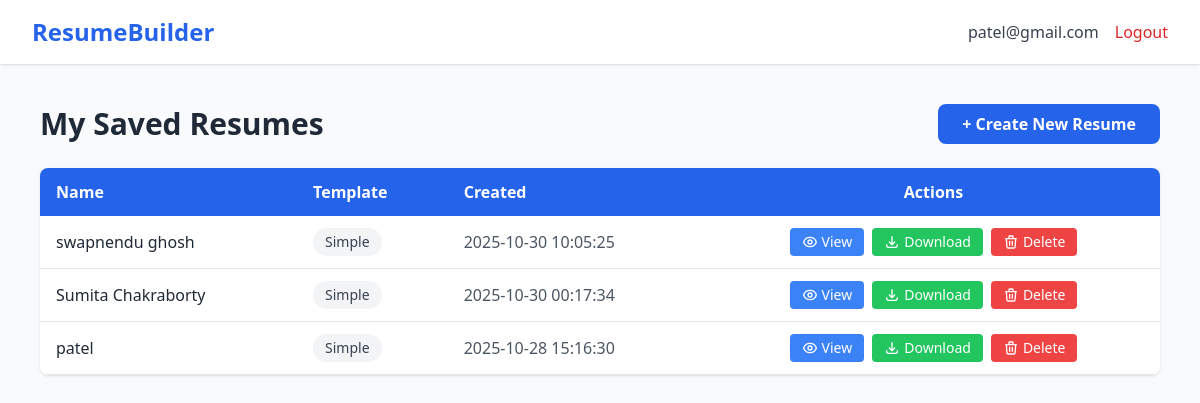
The app's page /dashboard (signed in) with its own data.
### tables this page shows
CREATE TABLE resumes (
                    id INTEGER PRIMARY KEY AUTOINCREMENT,
                    user_id INTEGER,
                    name TEXT,
                    email TEXT,
                    phone TEXT,
                    education TEXT,
                    experience TEXT,
                    skills TEXT,
                    template_style TEXT,
                    created_at TEXT,
                    FOREIGN KEY (user_id) REFERENCES users(id)
                );

### dashboard_routes.py (the view)
@dashboard_bp.route('/dashboard')
def dashboard():
    if 'user_id' not in session:
        flash('Please login first.', 'warning')
        return redirect(url_for('auth.login'))
    conn = get_db()
    c = conn.cursor()
    c.execute('SELECT * FROM resumes WHERE user_id = ? ORDER BY created_at DESC', (session['user_id'],))
    resumes = c.fetchall()
    conn.close()
    return render_template('dashboard.html', email=session['email'], resumes=resumes)

### models.py (called while the page is built)
def get_db():
    return sqlite3.connect('users.db')

### templates/dashboard.html (shortened to what this page needs)
<!DOCTYPE html>
<html lang="en">
<head>
  <script src="https://cdn.tailwindcss.com"></script>
</head>
<body class="bg-gray-50 text-gray-800">
  <nav class="bg-white shadow px-8 py-4 flex justify-between items-center">
    <a href="/">
      <h1 class="text-2xl font-bold text-blue-600 hover:text-blue-700 transition">ResumeBuilder</h1>
    </a>
    <div class="flex items-center space-x-4">
      <span class="text-gray-700">{{ email }}</span>
      <a href="{{ url_for('auth.logout') }}" class="text-red-600 hover:text-red-800">Logout</a>
    </div>
  </nav>
  <main class="max-w-6xl mx-auto mt-10 px-4 mb-10">
    <div class="flex justify-between items-center mb-6">
      <h2 class="text-3xl font-bold">My Saved Resumes</h2>
      <a href="{{ url_for('resume.template_select') }}"
         class="bg-blue-600 hover:bg-blue-700 text-white px-6 py-2 rounded-lg font-semibold transition">
        + Create New Resume
      </a>
    </div>
    {% if resumes %}
      <div class="bg-white shadow rounded-lg overflow-hidden">
        <table class="w-full">
          <thead class="bg-blue-600 text-white">
            <tr>
              <th class="py-3 px-4 text-left">Name</th>
              <th class="py-3 px-4 text-left">Template</th>
              <th class="py-3 px-4 text-left">Created</th>
              <th class="py-3 px-4 text-center">Actions</th>
            </tr>
          </thead>
          <tbody>
            {% for r in resumes %}
            {% set safe_name = (r[2] or 'Unnamed')|replace(' ', '_') %}
            {% set safe_template = r[8] or 'modern' %}
            {% set safe_timestamp = (r[9] or '')|replace(':', '')|replace('-', '')|replace(' ', '') %}
            {% set filename = safe_name ~ '_' ~ safe_template ~ '_' ~ safe_timestamp ~ '.pdf' %}
            <tr class="border-b hover:bg-gray-50 transition">
              <td class="py-3 px-4 font-medium">{{ r[2] or 'Unnamed' }}</td>
              <td class="py-3 px-4">
                <span class="inline-block px-3 py-1 rounded-full text-sm font-medium capitalize
                  {% if r[8] == 'modern' %}bg-blue-100 text-blue-700
                  {% elif r[8] == 'creative' %}bg-green-100 text-green-700
                  {% else %}bg-gray-100 text-gray-700{% endif %}">
                  {{ r[8] or 'modern' }}
                </span>
              </td>
              <td class="py-3 px-4 text-gray-600">{{ r[9] or 'N/A' }}</td>
              <td class="py-3 px-4">
                <div class="flex justify-center gap-2">
                  <a href="{{ url_for('resume.view_resume', filename=filename) }}"
                     target="_blank"
                     class="inline-flex items-center px-3 py-1 bg-blue-500 hover:bg-blue-600 text-white text-sm rounded transition">
                    View
                  </a>
<a href="{{ url_for('resume.download_resume', filename=filename) }}"
   class="inline-flex items-center px-3 py-1 bg-green-500 hover:bg-green-600 text-white text-sm rounded transition">
  <svg class="w-4 h-4 mr-1" fill="none" stroke="currentColor" viewBox="0 0 24 24">
    <path stroke-linecap="round" stroke-linejoin="round" stroke-width="2" d="M4 16v1a3 3 0 003 3h10a3 3 0 003-3v-1m-4-4l-4 4m0 0l-4-4m4 4V4"/>
  </svg>
  Download
</a>
                  <a href="{{ url_for('resume.delete_resume', resume_id=r[0]) }}"
                     onclick="return confirm('Are you sure you want to delete this resume? This action cannot be undone.');"
                     class="inline-flex items-center px-3 py-1 bg-red-500 hover:bg-red-600 text-white text-sm rounded transition">
                    <svg class="w-4 h-4 mr-1" fill="none" stroke="currentColor" viewBox="0 0 24 24">
                      <path stroke-linecap="round" stroke-linejoin="round" stroke-width="2" d="M19 7l-.867 12.142A2 2 0 0116.138 21H7.862a2 2 0 01-1.995-1.858L5 7m5 4v6m4-6v6m1-10V4a1 1 0 00-1-1h-4a1 1 0 00-1 1v3M4 7h16"/>
                    </svg>
                    Delete
                  </a>
                </div>
              </td>
            </tr>
            {% endfor %}
          </tbody>
        </table>
      </div>
    {% endif %}
  </main>
</body>
</html>

### records on screen
resumes: name "swapnendu ghosh", template_style "Simple", created_at "2025-10-30 10:05:25"
resumes: name "Sumita Chakraborty", template_style "Simple", created_at "2025-10-30 00:17:34"
resumes: name "patel", template_style "Simple", created_at "2025-10-28 15:16:30"

### other values on screen
{{ email }} "patel@gmail.com"
